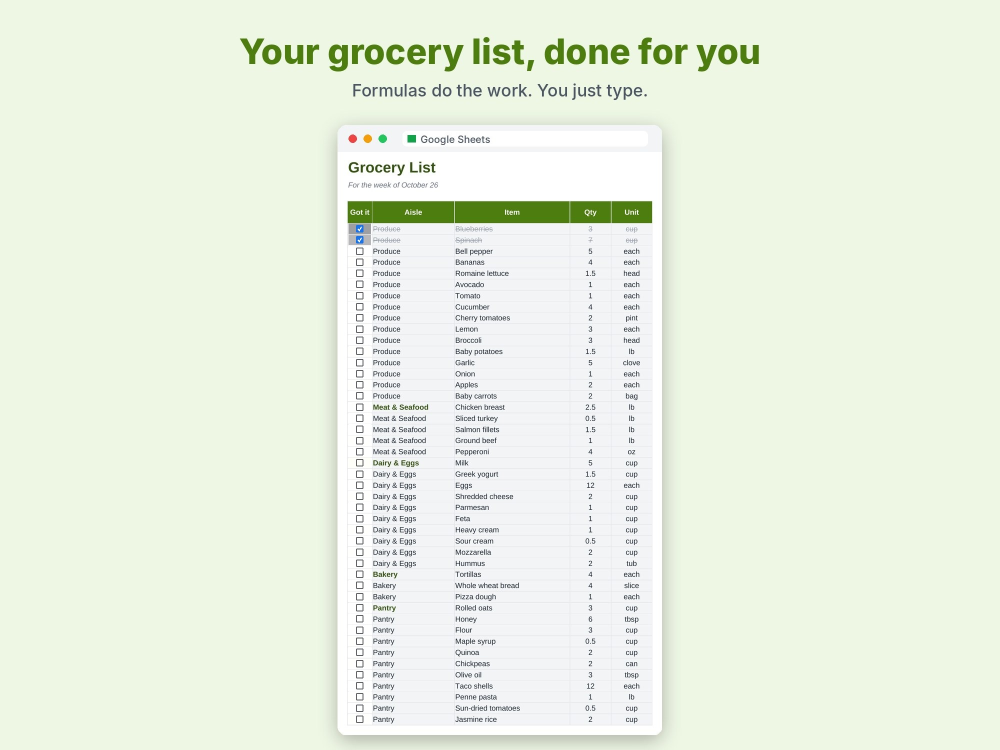
#> input picture renders/etsy-fotos/08-foto3-casillas.jpg, 2000 x 1500 px (shown at 1/2 size)
$ python envejecer.py ../../../renders/etsy-fotos/08-foto3-casillas.jpg out.png
#> lines starting #> are read from the running program, lines starting #| are printed output that depends on the picture; after the words box and inside, x2 and y2 are one past the last pixel; in counts of white or black regions, pixels touching at a corner belong together
#!/usr/bin/env python3
"""
G-030 envejecer.py
Aplica envejecido de periódico de archivo (1987) sobre un PNG a 300 DPI usando solo Pillow y NumPy:
- Amarilleo regulable (0.0 a 1.0)
- Grano de papel prensa e imperfecciones de fibra
- Viñeteado perimetral por oxidación del papel
- 1 a 3 manchas de café con borde oscuro (anillo capilar)
- Doblez horizontal con sombra y desgaste de tinta en el pliegue
- Borde irregular rasgado o cortado con tijera
- Leve desaturación y ablandamiento del negro de la tinta
"""

import argparse
import time
import numpy as np
from PIL import Image, ImageDraw, ImageFilter


def crear_mascara_mancha_cafe(h, w, rng, cx, cy, radio_base):
    """Genera una mancha de café orgánica con anillo capilar más oscuro en el borde."""
    yy, xx = np.mgrid[0:h, 0:w].astype(np.float32)
    ang = np.arctan2(yy - cy, xx - cx)
    # Deformación radial armónica para contorno orgánico
    deform = np.zeros_like(ang)
    for k in range(2, 8):
        amp = rng.uniform(0.03, 0.11) / (k * 0.45)
        fase = rng.uniform(0, 2 * np.pi)
        deform += amp * np.cos(k * ang + fase)
    dist = np.sqrt((xx - cx) ** 2 + (yy - cy) ** 2) / (radio_base * (1.0 + deform))

    # Interior suave + anillo concentrado cerca de dist ~ 0.88 - 1.02
    interior = np.clip(1.0 - dist ** 2.2, 0.0, 1.0) * 0.42
    anillo = np.exp(-((dist - 0.93) / 0.075) ** 2) * 0.85
    salpicadura = np.exp(-((dist - 1.08) / 0.035) ** 2) * (rng.random((h, w)) > 0.72) * 0.35

    mascara = np.clip(interior + anillo + salpicadura, 0.0, 1.0)
    # Suavizado ligero con Pillow para evitar bordes pixelados
    img_m = Image.fromarray((mascara * 255).astype(np.uint8), mode="L")
    img_m = img_m.filter(ImageFilter.GaussianBlur(radius=2.2))
    return np.asarray(img_m, dtype=np.float32) / 255.0


def crear_mascara_borde(h, w, rng, modo="tijera", margen=28):
    """Crea máscara alfa con corte irregular de tijera y una esquina rasgada."""
    yy, xx = np.mgrid[0:h, 0:w].astype(np.float32)

    def perfil_1d(n, amplitud, paso):
        nodos = max(4, n // paso)
        vals = rng.normal(0.0, amplitud, size=nodos)
        x_nodos = np.linspace(0, n - 1, nodos)
        return np.interp(np.arange(n), x_nodos, vals)

    if modo == "tijera":
        # Trazos poligonales largos de tijera con leves cambios de ángulo
        top = margen + perfil_1d(w, 4.5, 180) + perfil_1d(w, 1.2, 35)
        bottom = (h - margen) + perfil_1d(w, 5.0, 170) + perfil_1d(w, 1.4, 30)
        left = margen + perfil_1d(h, 4.5, 190) + perfil_1d(h, 1.2, 35)
        right = (w - margen) + perfil_1d(h, 5.0, 165) + perfil_1d(h, 1.5, 30)
    else:
        # Borde rasgado fibroso
        top = margen + perfil_1d(w, 9.0, 90) + perfil_1d(w, 3.5, 14) + perfil_1d(w, 1.5, 4)
        bottom = (h - margen) + perfil_1d(w, 10.0, 85) + perfil_1d(w, 3.8, 12) + perfil_1d(w, 1.6, 4)
        left = margen + perfil_1d(h, 8.5, 95) + perfil_1d(h, 3.2, 14) + perfil_1d(h, 1.4, 4)
        right = (w - margen) + perfil_1d(h, 9.5, 85) + perfil_1d(h, 3.6, 12) + perfil_1d(h, 1.5, 4)

    mask = (
        (yy >= top[None, :])
        & (yy <= bottom[None, :])
        & (xx >= left[:, None])
        & (xx <= right[:, None])
    ).astype(np.float32)

    # Pequeña muesca/rasgado diagonal en la esquina inferior derecha
    corte_esq = (xx - (w - 95)) * 0.78 + (yy - (h - 75)) * 1.0 + perfil_1d(w, 3.2, 12)[None, :]
    mask = np.where(corte_esq > 32, 0.0, mask)

    img_alpha = Image.fromarray((mask * 255).astype(np.uint8), mode="L")
    img_alpha = img_alpha.filter(ImageFilter.GaussianBlur(radius=0.85))
    return np.asarray(img_alpha, dtype=np.float32) / 255.0


def envejecer_recorte(
    input_path: str,
    output_path: str,
    amarilleo: float = 0.58,
    grano: float = 0.055,
    vineteado: float = 0.32,
    manchas: int = 2,
    pos_doblez: float = 0.48,
    intensidad_doblez: float = 0.38,
    desaturacion_tinta: float = 0.18,
    modo_borde: str = "tijera",
    seed: int = 1987,
):
#> called with output_path = 'out.png', amarilleo = 0.58, grano = 0.055, vineteado = 0.32, manchas = 2, pos_doblez = 0.48, intensidad_doblez = 0.38, desaturacion_tinta = 0.18
    rng = np.random.default_rng(seed)
    base_img = Image.open(input_path).convert("RGB")
#> base_img is the input picture: PIL image 2000x1500 RGB; mean R, G, B 234.1, 241.7, 226.6
    # Leve ablandamiento óptico propio de prensa rotativa offset de 1987
    base_img = base_img.filter(ImageFilter.GaussianBlur(radius=0.35))
    arr = np.asarray(base_img, dtype=np.float32) / 255.0
    h, w, _ = arr.shape

    # 1. Desaturación y levantamiento del negro de la tinta (carbón envejecido)
    luma = 0.299 * arr[:, :, 0] + 0.587 * arr[:, :, 1] + 0.114 * arr[:, :, 2]
    arr = arr * (1.0 - desaturacion_tinta) + luma[:, :, None] * desaturacion_tinta
    negro_min = 0.11 * desaturacion_tinta * 2.2
    arr = negro_min + arr * (1.0 - negro_min * 0.85)

    # 2. Amarilleo de papel prensa (tono cálido ocre/crema proporcional a amarilleo 0-1)
    a = float(np.clip(amarilleo, 0.0, 1.0))
    tono_papel = np.array([
        1.0 - 0.05 * a,   # R ligeramente cálido
        1.0 - 0.14 * a,   # G atenuado
        1.0 - 0.34 * a,   # B fuertemente reducido por oxidación de lignina
    ], dtype=np.float32)
    arr = arr * tono_papel[None, None, :]

    # Variación de manchas de humedad suaves (foxing de baja frecuencia)
    baja_h, baja_w = max(8, h // 48), max(8, w // 48)
    ruido_bajo = rng.normal(0.0, 1.0, size=(baja_h, baja_w)).astype(np.float32)
    img_bajo = Image.fromarray(
        np.clip((ruido_bajo * 0.22 + 0.5) * 255, 0, 255).astype(np.uint8), mode="L"
    ).resize((w, h), resample=Image.Resampling.BICUBIC)
    mapa_foxing = (np.asarray(img_bajo, dtype=np.float32) / 255.0 - 0.5) * (0.14 * a)
    arr[:, :, 0] += mapa_foxing * 0.7
    arr[:, :, 1] += mapa_foxing * 0.45
    arr[:, :, 2] -= np.abs(mapa_foxing) * 0.6

    # 3. Viñeteado perimetral por oxidación en los bordes del recorte
    yy, xx = np.mgrid[0:h, 0:w].astype(np.float32)
    nx = (xx / (w - 1.0)) * 2.0 - 1.0
    ny = (yy / (h - 1.0)) * 2.0 - 1.0
    dist_borde = np.maximum(np.abs(nx) ** 2.4, np.abs(ny) ** 2.4)
    rad = np.clip((nx ** 2 + ny ** 2) * 0.65 + dist_borde * 0.55, 0.0, 1.5)
    factor_vin = 1.0 - vineteado * (rad ** 1.35)
    arr[:, :, 0] *= np.clip(factor_vin + 0.03 * vineteado, 0.55, 1.0)
    arr[:, :, 1] *= np.clip(factor_vin - 0.02 * vineteado, 0.48, 1.0)
    arr[:, :, 2] *= np.clip(factor_vin - 0.08 * vineteado, 0.38, 1.0)

    # 4. Manchas de café (1 a 3 manchas con borde oscuro capilar)
    n_manchas = int(np.clip(manchas, 0, 3))
    centros_Candidatos = [
        (w * 0.78, h * 0.24, min(w, h) * 0.16),
        (w * 0.22, h * 0.79, min(w, h) * 0.13),
        (w * 0.68, h * 0.72, min(w, h) * 0.11),
    ]
    color_cafe = np.array([0.46, 0.31, 0.16], dtype=np.float32)
    for idx in range(n_manchas):
        cx, cy, r_base = centros_Candidatos[idx]
        cx += rng.uniform(-35, 35)
        cy += rng.uniform(-35, 35)
        m_cafe = crear_mascara_mancha_cafe(h, w, rng, cx, cy, r_base) * 0.52
        arr = arr * (1.0 - m_cafe[:, :, None]) + (arr * color_cafe[None, None, :]) * m_cafe[:, :, None]
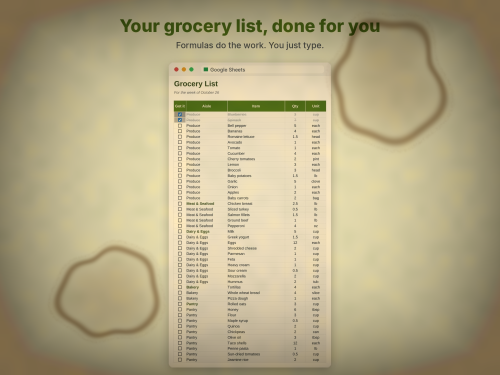
#> arr: shape (1500, 2000, 3) float32 (shown at 1/4 size); mean R, G, B 0.715, 0.676, 0.542; drawn with min black and max white

    # 5. Doblez horizontal con sombra y línea de desgaste de fibra
    y_fold = int(h * pos_doblez)
#> y_fold = 720
    onda_pliegue = np.sin(np.linspace(0, 3.2 * np.pi, w)) * 3.5
    dy = yy - (y_fold + onda_pliegue[None, :])
    # Sombra ancha debajo del pliegue y cresta iluminada/desgastada justo encima
    sombra_pliegue = np.exp(-((dy - 9.0) / 16.0) ** 2) * (0.22 * intensidad_doblez)
    cresta_pliegue = np.exp(-((dy + 2.0) / 3.2) ** 2) * (0.26 * intensidad_doblez)
    arr = arr * (1.0 - sombra_pliegue[:, :, None])
    # En la arista del doblez la tinta se quiebra y asoma la fibra clara del papel
    color_fibra = np.array([0.92, 0.86, 0.72], dtype=np.float32)
    arr = arr * (1.0 - cresta_pliegue[:, :, None]) + color_fibra[None, None, :] * cresta_pliegue[:, :, None]

    # 6. Grano de papel prensa y microfibras
    ruido_grano = rng.normal(0.0, grano, size=(h, w)).astype(np.float32)
    # Fibras cortas horizontales/verticales
    fibras = rng.normal(0.0, grano * 0.55, size=(h // 2, w // 4)).astype(np.float32)
    img_fib = Image.fromarray(
        np.clip((fibras * 4.0 + 0.5) * 255, 0, 255).astype(np.uint8), mode="L"
    ).resize((w, h), resample=Image.Resampling.BILINEAR)
    arr_fib = (np.asarray(img_fib, dtype=np.float32) / 255.0 - 0.5) * (grano * 0.9)
    delta_grano = ruido_grano + arr_fib
    arr += delta_grano[:, :, None]

    arr = np.clip(arr, 0.0, 1.0)

    # 7. Borde irregular cortado/rasgado con sombra proyectada sobre mesa neutra oscura
    alpha_mask = crear_mascara_borde(h, w, rng, modo=modo_borde, margen=26)
#> in crear_mascara_borde, `yy, xx = np.mgrid[0:h, 0:w].astype(np.float32)`:
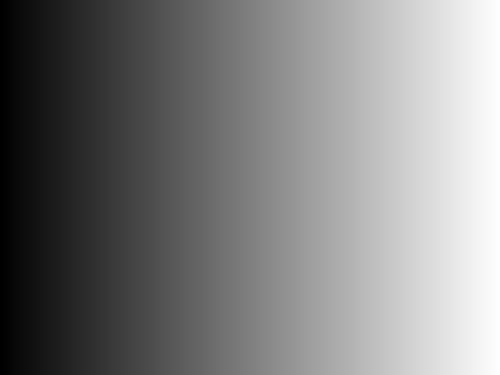
#> xx: shape (1500, 2000) float32 (shown at 1/4 size); min 0, max 1999, mean 999.5; drawn with min black and max white
#> in crear_mascara_borde, `bottom = (h - margen) + perfil_1d(w, 5.0, 170) + perfil_1d(w, 1.4, 30)`: bottom = 2000 values, max 1478 at index 954, min 1465.1 at index 1507, mean 1472.4
#> in crear_mascara_borde, `left = margen + perfil_1d(h, 4.5, 190) + perfil_1d(h, 1.2, 35)`: left = 1500 values, max 30.08 at index 1206, min 13.97 at index 500, mean 24.34
#> in crear_mascara_borde, `right = (w - margen) + perfil_1d(h, 5.0, 165) + perfil_1d(h, 1.5, 30)`: right = 1500 values, max 1985.1 at index 936, min 1970.7 at index 1131, mean 1978.3
#> in crear_mascara_borde, `mask = ( (yy >= top[None, :]) & (yy <= bottom[None, :]) & (xx >= left[..`:
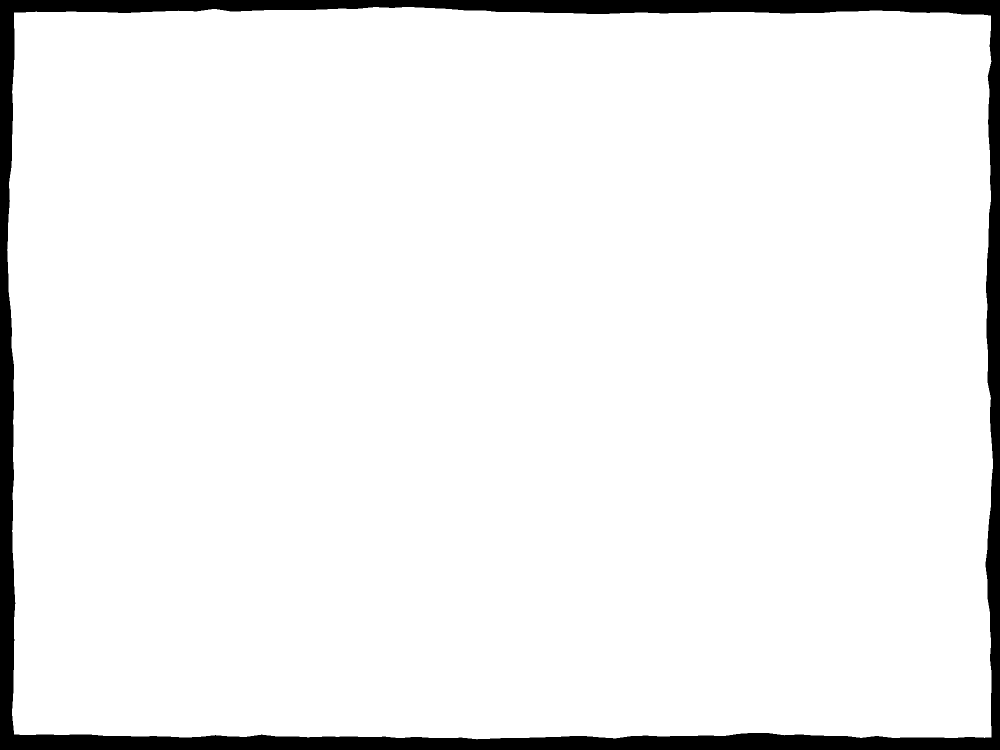
#> mask: shape (1500, 2000) float32 (shown at 1/2 size); values 0 (black) and 1 (white), 94.4% white; 1 black region, box (x1, y1, x2, y2) and area: (0, 0, 2000, 1500) 167061
#> in crear_mascara_borde, `corte_esq = (xx - (w - 95)) * 0.78 + (yy - (h - 75)) * 1.0 + perfil_1d..`:
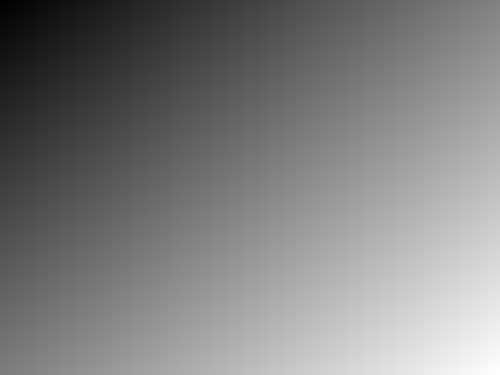
#> corte_esq: shape (1500, 2000) float64 (shown at 1/4 size); min -2912.3, max 146.5, mean -1381.7; drawn with min black and max white
    # Oscurecimiento leve en los 6 px inmediatos al corte por oxidación del canto
    img_inner = Image.fromarray((alpha_mask * 255).astype(np.uint8), mode="L")
    img_inner_blur = img_inner.filter(ImageFilter.GaussianBlur(radius=5.0))
    borde_oxido = np.clip(alpha_mask - (np.asarray(img_inner_blur, dtype=np.float32) / 255.0), 0.0, 1.0)
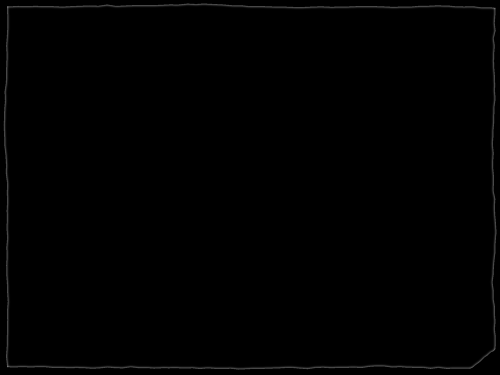
#> borde_oxido: shape (1500, 2000) float32 (shown at 1/4 size); min 0, max 0.557, mean 0.00395
    arr *= (1.0 - borde_oxido[:, :, None] * 0.28)

    rgba = np.zeros((h, w, 4), dtype=np.uint8)
    rgba[:, :, :3] = (np.clip(arr, 0.0, 1.0) * 255).astype(np.uint8)
    rgba[:, :, 3] = (np.clip(alpha_mask, 0.0, 1.0) * 255).astype(np.uint8)
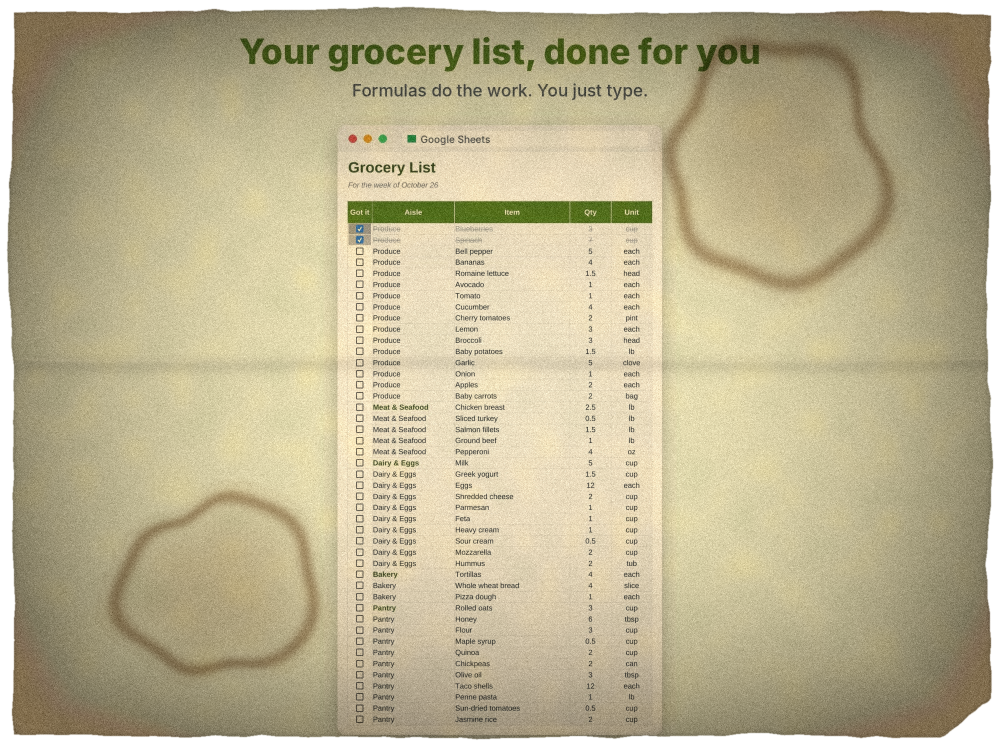
#> rgba: shape (1500, 2000, 4) (shown at 1/2 size); mean R, G, B, A 181.8, 171.5, 137.2, 240.5; transparent parts drawn white

    out_img = Image.fromarray(rgba, mode="RGBA")
    # Cuantización adaptativa de 256 colores con canal alfa preservado para mantener el PNG < 2.5 MB a 300 DPI
    out_q = out_img.quantize(colors=256, method=Image.Quantize.FASTOCTREE, dither=Image.Dither.FLOYDSTEINBERG)
    out_q.save(output_path, format="PNG", dpi=(300, 300), optimize=True, compress_level=9)


def main():
    parser = argparse.ArgumentParser(description="Envejecedor de recortes de prensa (1987) a 300 DPI.")
    parser.add_argument("input_png", help="Ruta del PNG limpio a 300 DPI")
    parser.add_argument("output_png", help="Ruta del PNG envejecido de salida")
    parser.add_argument("--amarilleo", type=float, default=0.58, help="Intensidad de amarilleo (0.0 a 1.0)")
    parser.add_argument("--grano", type=float, default=0.055, help="Intensidad de grano de papel (default: 0.055)")
    parser.add_argument("--vineteado", type=float, default=0.32, help="Viñeteado perimetral (default: 0.32)")
    parser.add_argument("--manchas", type=int, default=2, help="Cantidad de manchas de café (1 a 3, default: 2)")
    parser.add_argument("--pos-doblez", type=float, default=0.48, help="Posición vertical del doblez (0-1, default: 0.48)")
    parser.add_argument("--intensidad-doblez", type=float, default=0.38, help="Intensidad de sombra del doblez (default: 0.38)")
    parser.add_argument("--desaturacion", type=float, default=0.18, help="Desaturación/desgaste de tinta (default: 0.18)")
    parser.add_argument("--borde", choices=["tijera", "rasgado"], default="tijera", help="Estilo del borde exterior")
    parser.add_argument("--seed", type=int, default=1987, help="Semilla reproducible (default: 1987)")
    args = parser.parse_args()

    t0 = time.perf_counter()
    envejecer_recorte(
        input_path=args.input_png,
        output_path=args.output_png,
        amarilleo=args.amarilleo,
        grano=args.grano,
        vineteado=args.vineteado,
        manchas=args.manchas,
        pos_doblez=args.pos_doblez,
        intensidad_doblez=args.intensidad_doblez,
        desaturacion_tinta=args.desaturacion,
        modo_borde=args.borde,
        seed=args.seed,
    )
    dt = time.perf_counter() - t0
    print(f"OK: '{args.output_png}' generado en {dt:.3f} s")


if __name__ == "__main__":
    main()
